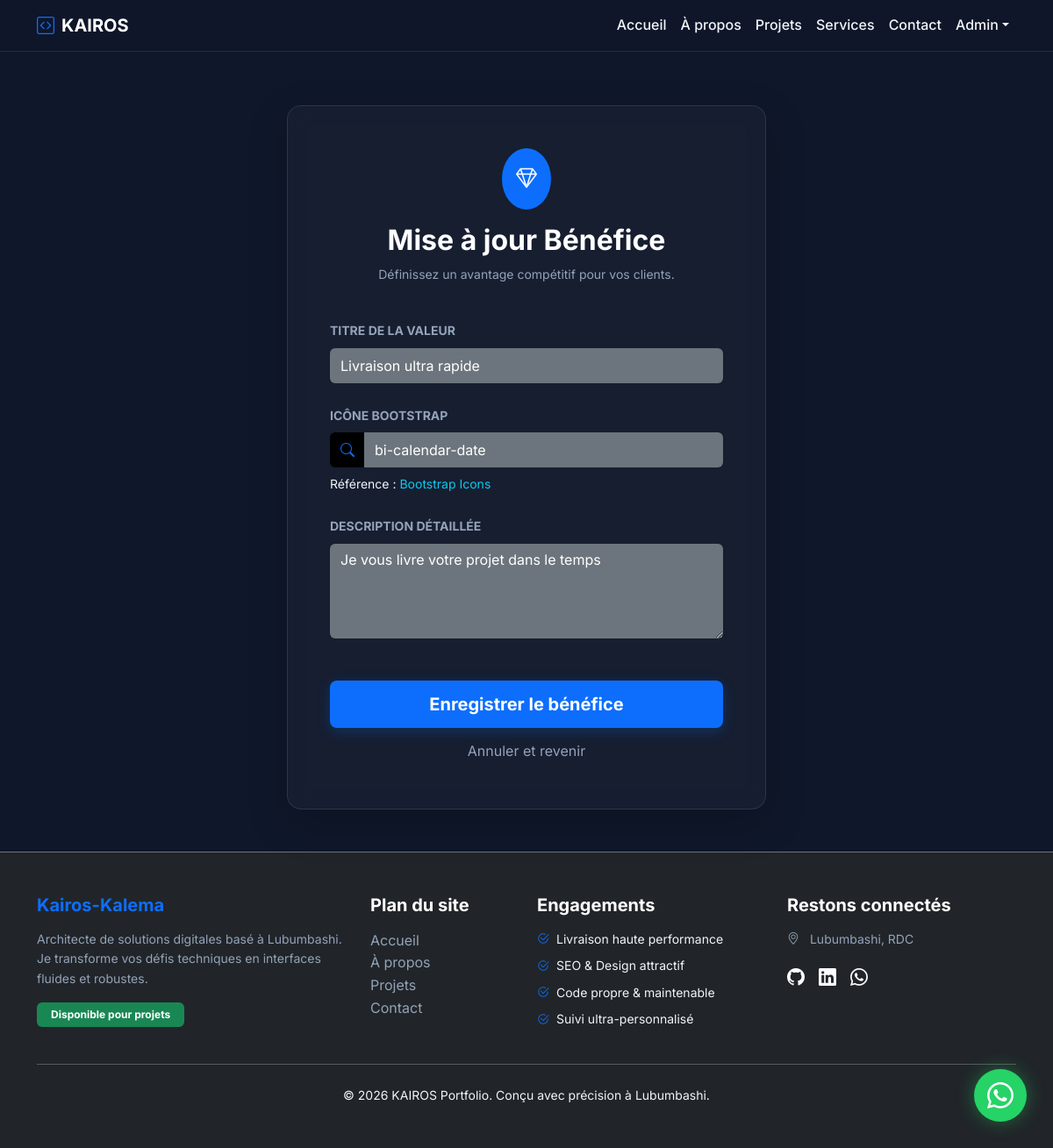
The app's page /admin/benefits/edit/1 (signed in) with its own data.
### app/models.py (models this page shows)
class Benefit(db.Model):
    id = db.Column(db.Integer, primary_key=True)
    title = db.Column(db.String(100))
    description = db.Column(db.Text)
    icon = db.Column(db.String(50))

### app/admin/route.py (the view, shortened to what this page needs)
@bp.route('/benefits/edit/<int:id>', methods=['GET', 'POST'])
@login_required
@admin_required
def benefit_edit(id):
    benefit = Benefit.query.get_or_404(id)
    return render_template('admin/benefit_form.html', benefit=benefit)

### app/admin/route.py (called while the page is built)
def admin_required(f):
    @wraps(f)
    def decorated(*args, **kwargs):
        if not current_user.is_authenticated or not current_user.is_admin:
            flash('Accès réservé aux administrateurs.', 'danger')
            return redirect(url_for('auth.login'))
        return f(*args, **kwargs)
    return decorated

### app/templates/admin/benefit_form.html
{% extends 'base.html' %}
{% block content %}
<div class="container mt-5 fade-up">
    <div class="row justify-content-center">
        <div class="col-lg-6">
            <div class="card bg-dark border-secondary p-4 p-md-5 shadow-lg">
                <div class="text-center mb-4">
                    <div class="bg-primary d-inline-block p-3 rounded-circle mb-3">
                        <i class="bi bi-gem text-white fs-4"></i>
                    </div>
                    <h2 class="text-white fw-bold">{{ 'Mise à jour' if benefit else 'Nouveau' }} Bénéfice</h2>
                    <p class="text-muted small">Définissez un avantage compétitif pour vos clients.</p>
                </div>
                <form method="POST">
                    <div class="mb-4">
                        <label class="form-label text-muted small text-uppercase fw-bold">Titre de la valeur</label>
                        <input type="text" name="title" class="form-control bg-secondary text-white border-0 py-2"
                               placeholder="Ex: Livraison ultra-rapide" value="{{ benefit.title if benefit else '' }}" required>
                    </div>
                    <div class="mb-4">
                        <label class="form-label text-muted small text-uppercase fw-bold">Icône Bootstrap</label>
                        <div class="input-group">
                            <span class="input-group-text bg-black border-0 text-primary"><i class="bi bi-search"></i></span>
                            <input type="text" name="icon" class="form-control bg-secondary text-white border-0 py-2"
                                   placeholder="bi-lightning-charge" value="{{ benefit.icon if benefit else 'bi-star' }}">
                        </div>
                        <div class="form-text text-muted-50 small mt-2">Référence : <a href="https://icons.getbootstrap.com/" target="_blank" class="text-info text-decoration-none">Bootstrap Icons</a></div>
                    </div>
                    <div class="mb-4">
                        <label class="form-label text-muted small text-uppercase fw-bold">Description détaillée</label>
                        <textarea name="description" class="form-control bg-secondary text-white border-0"
                                  rows="4" placeholder="Expliquez l'avantage en quelques lignes...">{{ benefit.description if benefit else '' }}</textarea>
                    </div>
                    <div class="d-grid gap-2 mt-5">
                        <button type="submit" class="btn btn-primary btn-lg fw-bold">Enregistrer le bénéfice</button>
                        <a href="{{ url_for('admin.benefits') }}" class="btn btn-outline-light border-0 text-muted">Annuler et revenir</a>
                    </div>
                </form>
            </div>
        </div>
    </div>
</div>
{% endblock %}

### app/static/css/style.css (style rules this page uses)
:root { --primary: #0d6efd; --primary-glow: rgba(13, 110, 253, 0.25); --dark-bg: #0f172a; --card-bg: rgba(255, 255, 255, 0.03); --border-color: rgba(255, 255, 255, 0.1); --text-main: #f1f5f9; --text-muted: #94a3b8; --success: #10b981; }
body { font-family: 'Inter', sans-serif; color: var(--text-main); background-color: var(--dark-bg); overflow-x: hidden; line-height: 1.6; }
p, li, label, span, div:not(.vscode-footer) { color: var(--text-main); }
h1, h2, h3, h4, h5, h6, .h1, .h2, .h3, .h4, .h5, .h6 { color: #ffffff !important; font-weight: 700; }
.text-muted { color: var(--text-muted) !important; }
.card { background: var(--card-bg) !important; backdrop-filter: blur(12px); border: 1px solid var(--border-color) !important; border-radius: 16px; transition: all 0.4s cubic-bezier(0.175, 0.885, 0.32, 1.275); padding: 20px; }
.btn-primary { background: var(--primary); border: none; padding: 12px 30px; border-radius: 8px; font-weight: 600; box-shadow: 0 4px 15px var(--primary-glow); }

### records on screen
Benefit: title "Livraison ultra rapide", icon "bi-calendar-date", description "Je vous livre votre projet dans le temps"

### other values on screen
{{ 'Mise à jour' if benefit else 'Nouveau' }} "Mise à jour"
